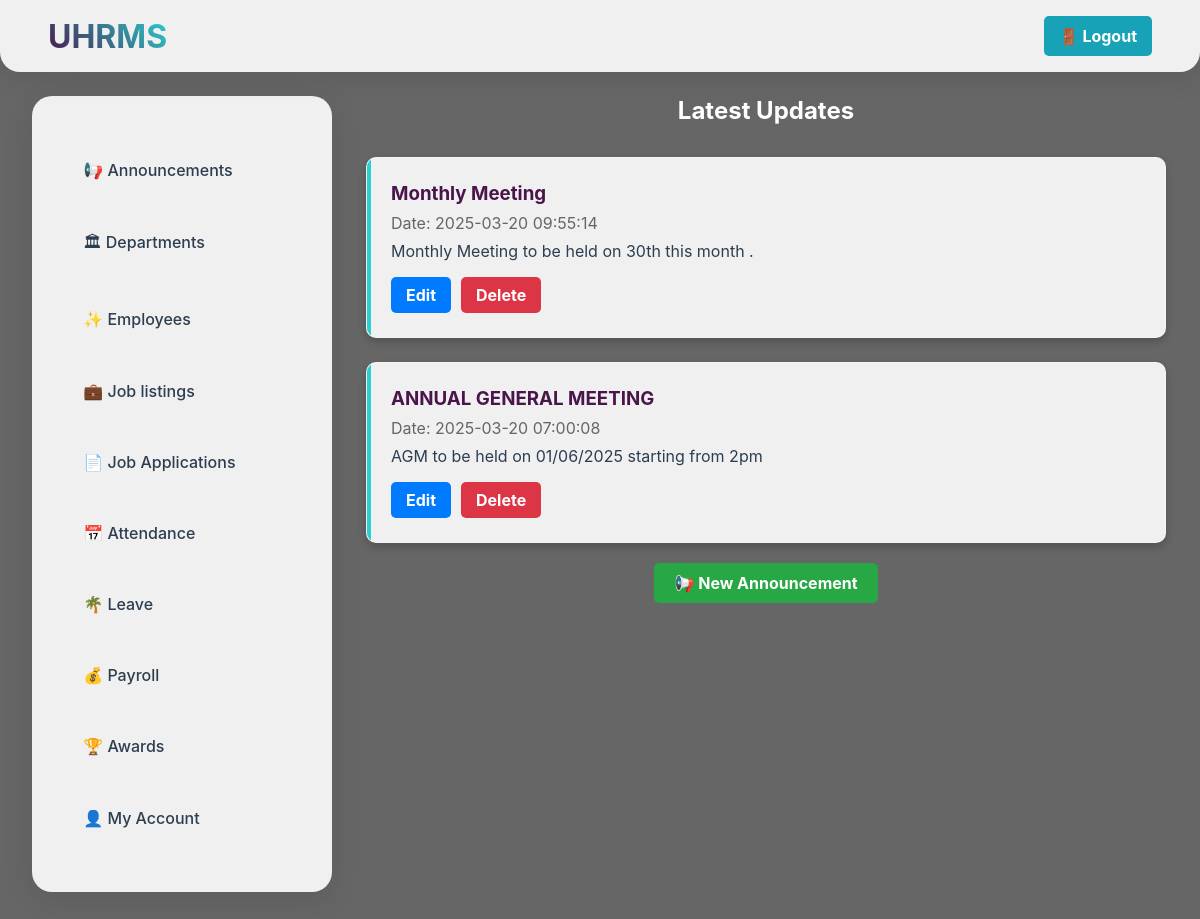
The app's page /HR/dashboard.php (signed in) with its own data.
### tables this page shows
CREATE TABLE `announcements` (
  `announcement_id` int(11) NOT NULL,
  `title` varchar(255) NOT NULL,
  `date` date NOT NULL,
  `content` text NOT NULL DEFAULT current_timestamp(),
  `created_at` timestamp NOT NULL DEFAULT current_timestamp()
);

### HR/fetch_announcements.php (called while the page is built, shortened)
<?php
require '../db_connection.php';
$sql = "SELECT * FROM announcements ORDER BY created_at DESC";
$result = $conn->query($sql);
$announcements = [];
if ($result->num_rows > 0) {
    while ($row = $result->fetch_assoc()) {
        $announcements[] = $row;
    }
}
?>

### HR/dashboard.php (the view, shortened to what this page needs)
<?php
require '../db_connection.php';
include 'fetch_announcements.php';
?>
<!DOCTYPE html>
<html lang="en">
<head>
    <link rel="stylesheet" href="../css/style.css">
</head>
<body>
    <div id="dashboard">
        <header class="header">
            <div class="logo">UHRMS</div>
            <a href="../auth/out.php" style='text-decoration:none;' class="btn" style="background: var(--accent);">🚪 Logout</a>
        </header>
        <div class="dashboard">
            <nav class="sidebar">
                <div class="nav-item" onclick="showSection('announcements')">📢 Announcements</div>
                <div class="nav-item" onclick="showSection('departments')">🏛 Departments</div>
                <div class="nav-item" onclick="showSection('employees')">✨ Employees</div>
                <div class="nav-item" onclick="showSection('job_listings')">💼 Job listings</div>
                <div class="nav-item" onclick="showSection('job_applications')">📄  Job Applications</div>
                <div class="nav-item" onclick="showSection('attendance')">📅 Attendance</div>
                <div class="nav-item" onclick="showSection('leave')">🌴 Leave</div>
                <div class="nav-item" onclick="showSection('payroll')">💰 Payroll</div>
                <div class="nav-item" onclick="showSection('awards')">🏆 Awards</div>
                <div class="nav-item" onclick="showSection('account')">👤 My Account</div>
            </nav>
            <div class="content">
<div id="announcements" class="section active">
    <h2 style="color: white; margin-bottom: 2rem; text-align: center;">Latest Updates</h2>
    <?php if (!empty($announcements)): ?>
        <?php foreach ($announcements as $announcement): ?>
            <div class="card announcement-card" style="margin-top: 1.5rem; padding: 1.5rem; border-radius: 10px; background: rgba(255, 255, 255, 0.9); box-shadow: 0 4px 8px rgba(0, 0, 0, 0.2);">
                <h3 style="color: var(--primary); margin-bottom: 0.5rem;"><?php echo htmlspecialchars($announcement['title']); ?></h3>
                <p style="margin: 0.5rem 0; color: #666;">Date: <?php echo htmlspecialchars($announcement['created_at']); ?></p>
                <p style="margin-bottom: 1rem;"><?php echo nl2br(htmlspecialchars($announcement['content'])); ?></p>
                <div style="display: flex; gap: 10px; margin-top: 1rem;">
                    <a href="edit_announcement.php?id=<?php echo $announcement['announcement_id']; ?>" class="btn" style="background-color: #007bff; color: white; padding: 8px 15px; border-radius: 5px; text-decoration: none;">Edit</a>
                    <a href="delete_announcement.php?id=<?php echo $announcement['announcement_id']; ?>" class="btn" style="background-color: #dc3545; color: white; padding: 8px 15px; border-radius: 5px; text-decoration: none;" onclick="return confirm('Are you sure you want to delete this announcement?');">Delete</a>
                </div>
            </div>
        <?php endforeach; ?>
    <?php else: ?>
        <p style="text-align: center; color: white;">No announcements found.</p>
    <?php endif; ?>
    <a class="btn" href="add_announcement.php" style="display: block; width: fit-content; margin: 20px auto; background-color: #28a745; color: white; padding: 10px 20px; border-radius: 5px; text-decoration: none;">📢 New Announcement</a>
</div>
</body>
</html>

### css/style.css (style rules this page uses)
:root { --primary: #4A154B; --secondary: #2ACFCF; --accent: #FF6B6B; --glass: rgba(255, 255, 255, 0.9); }
* { margin: 0; padding: 0; box-sizing: border-box; font-family: 'Inter', sans-serif; }
body { background: linear-gradient(rgba(0, 0, 0, 0.6), rgba(0, 0, 0, 0.6)), url('https://images.unsplash.com/photo-1480714378408-67cf0d13bc1b?ixlib=rb-1.2.1&auto=format&fit=crop&w=1950&q=80'); background-size: cover; background-position: center; background-attachment: fixed; min-height: 100vh; color: #2c3e50; }
.header { background: var(--glass); backdrop-filter: blur(10px); padding: 1rem 3rem; display: flex; justify-content: space-between; align-items: center; box-shadow: 0 4px 30px rgba(0, 0, 0, 0.1); position: fixed; width: 100%; top: 0; z-index: 1000; border-radius: 0 0 20px 20px; }
.logo { font-size: 2rem; font-weight: 700; background: linear-gradient(45deg, var(--primary), var(--secondary)); -webkit-background-clip: text; -webkit-text-fill-color: transparent; }
.dashboard { display: grid; grid-template-columns: 300px 1fr; gap: 2rem; padding: 6rem 2rem 2rem; }
.sidebar { background: var(--glass); backdrop-filter: blur(10px); border-radius: 20px; padding: 2rem; box-shadow: 0 8px 32px rgba(0, 0, 0, 0.1); height: fit-content; }
.nav-item { padding: 1.2rem; margin: 0.8rem 0; border-radius: 15px; cursor: pointer; transition: all 0.3s ease; display: flex; align-items: center; gap: 1rem; font-weight: 500; }
.card { background: var(--glass); backdrop-filter: blur(10px); border-radius: 20px; padding: 2rem; margin-bottom: 2rem; box-shadow: 0 8px 32px rgba(0, 0, 0, 0.1); border: 1px solid rgba(255, 255, 255, 0.3); }
.btn { padding: 1rem 2rem; border: none; border-radius: 12px; cursor: pointer; font-weight: 600; transition: all 0.3s ease; background: var(--secondary); color: white; position: relative; overflow: hidden; }
.btn:before { content: ''; position: absolute; top: 0; left: -100%; width: 100%; height: 100%; background: linear-gradient( 120deg, transparent, rgba(255, 255, 255, 0.3), transparent ); transition: 0.5s; }
#announcements { max-width: 800px; margin: auto; }
.announcement-card { background: rgba(255, 255, 255, 0.9); border-radius: 10px; box-shadow: 0 4px 8px rgba(0, 0, 0, 0.2); padding: 20px; margin-bottom: 15px; transition: 0.3s ease-in-out; }
.btn { padding: 10px 15px; border-radius: 5px; text-decoration: none; font-weight: bold; display: inline-block; transition: 0.3s; }
.btn[href="add_announcement.php"] { display: block; width: fit-content; margin: 20px auto; background-color: #28a745; color: white; }
.announcement-card { position: relative; overflow: hidden; transition: transform 0.3s ease; }
.announcement-card:before { content: ''; position: absolute; top: 0; left: 0; width: 4px; height: 100%; background: var(--secondary); }
.section { display: none; opacity: 0; transition: opacity 0.3s ease; }
.section.active { display: block; opacity: 1; }
.btn { display: inline-block; padding: 10px 15px; background-color: #17a2b8; color: white; text-decoration: none; border-radius: 5px; font-weight: bold; transition: background 0.3s; }

### records on screen
announcements: title "Monthly Meeting", created_at "2025-03-20 09:55:14", content "Monthly Meeting to be held on 30th this month ."
announcements: title "ANNUAL GENERAL MEETING", created_at "2025-03-20 07:00:08", content "AGM to be held on 01/06/2025 starting from 2pm"
